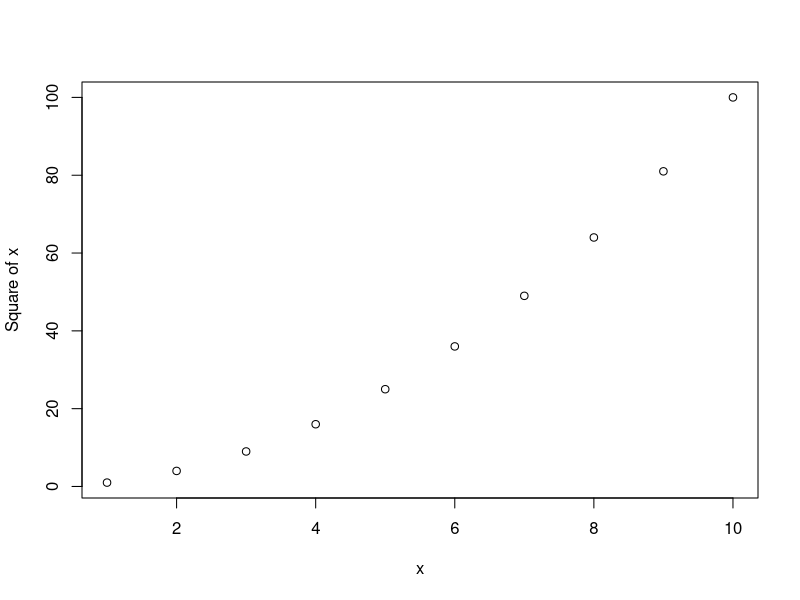
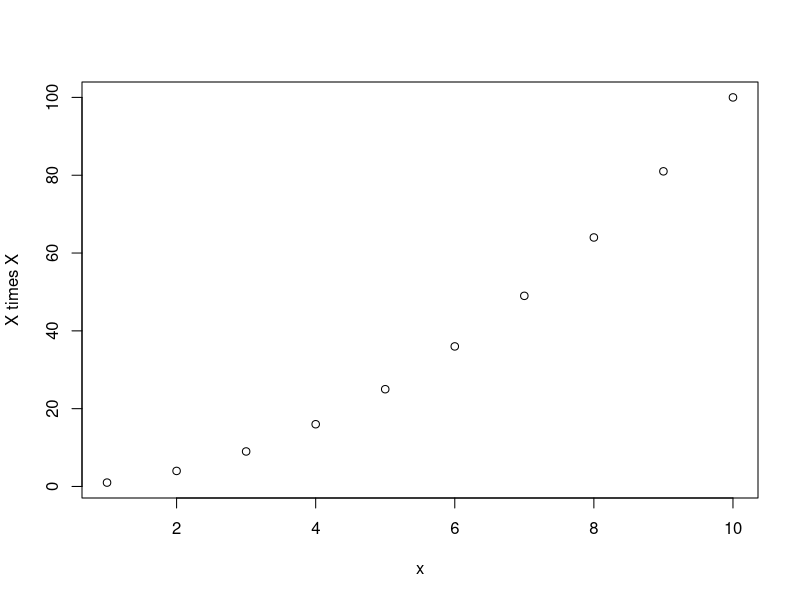
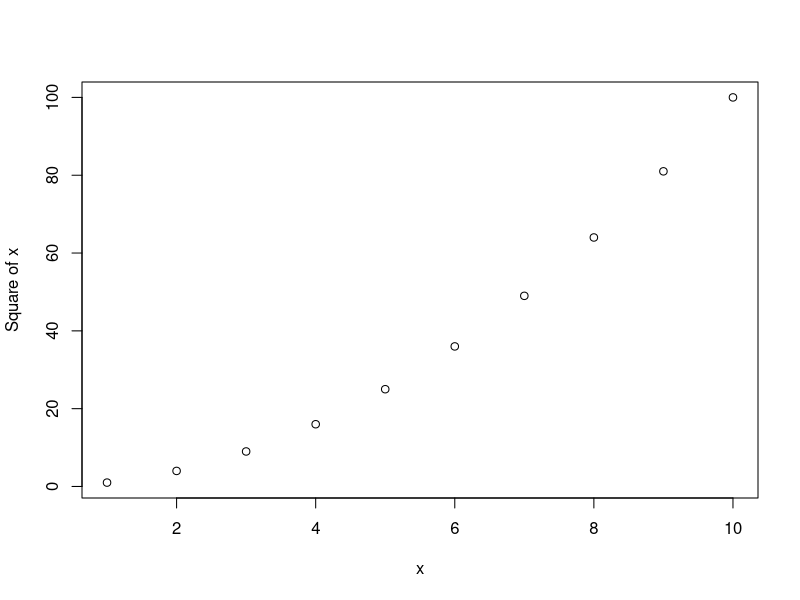
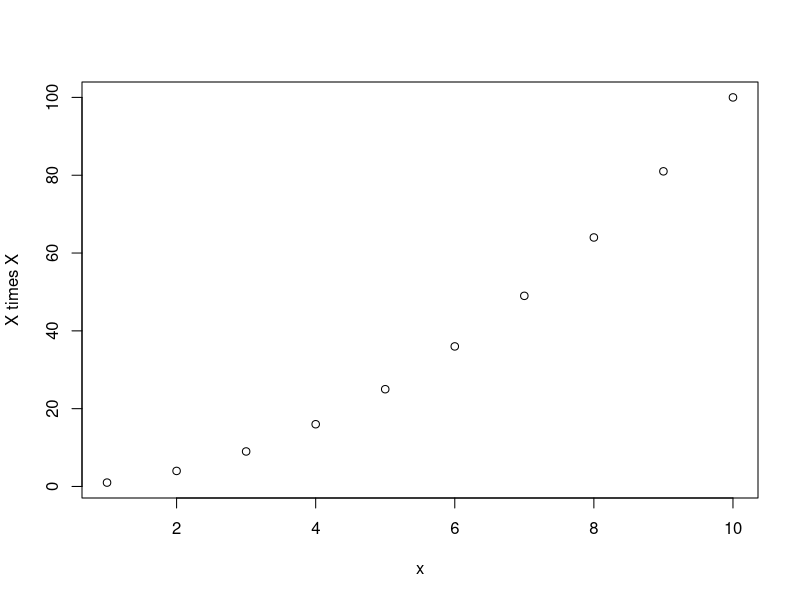
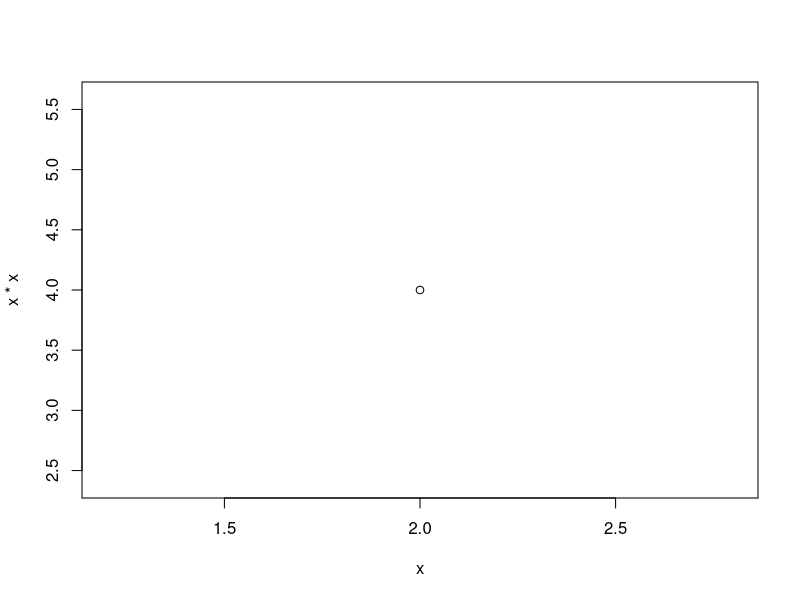
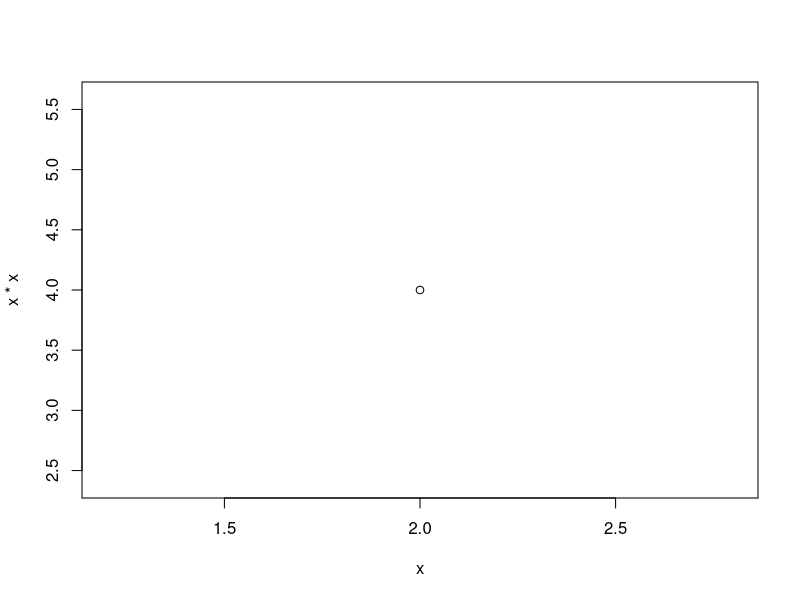
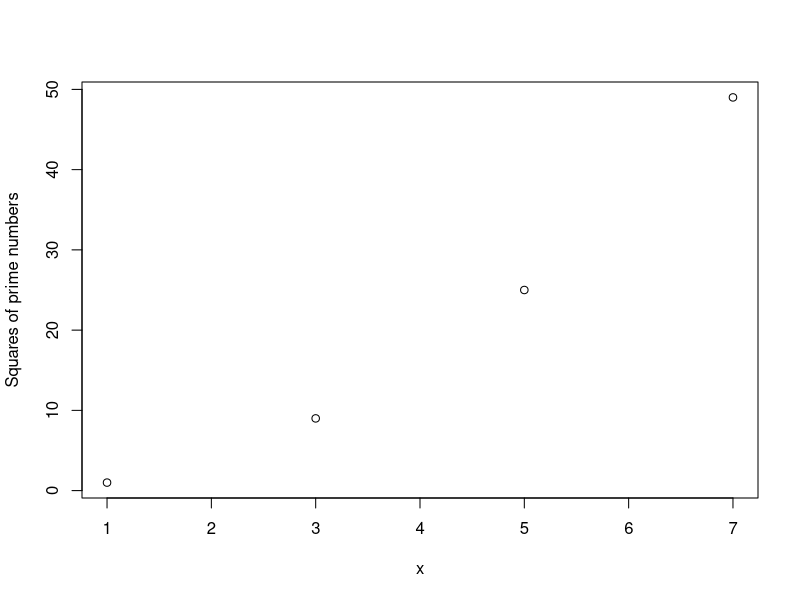
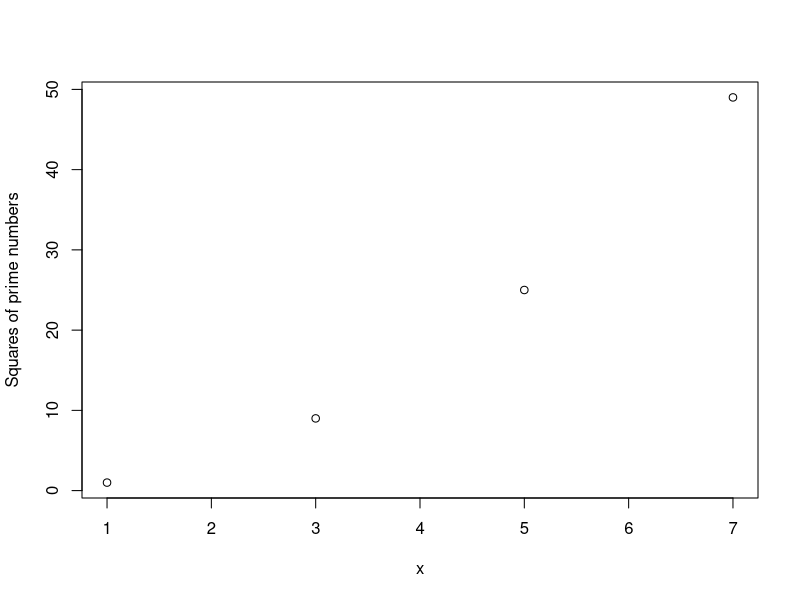

Write the R code that produced these figures, in order.
### R code from vignette source 'functions.Rnw'

###################################################
### code chunk number 1: functions.Rnw:3-4
###################################################
options(width=80)


###################################################
### code chunk number 2: functions.Rnw:24-25
###################################################
my_function_name <- function( argument )  statement


###################################################
### code chunk number 3: functions.Rnw:31-34
###################################################
mysq <- function( x ) {   # function name is mysq
	x*x      # the function will return the square of x
}


###################################################
### code chunk number 4: functions.Rnw:38-39
###################################################
mysq(2)


###################################################
### code chunk number 5: functions.Rnw:44-50
###################################################
mysq <- function( x ) {
	plot( x, x*x, ylab="Square of x")	  # plot x and x*x on the y axis
	return (x*x)   	# return the square of x
	}
	
mysq(1:10)	


###################################################
### code chunk number 6: functions.Rnw:57-65
###################################################
mysq <- function( x, yylab="Square of x" ) {   # default argument for the y-label

	plot( x, x*x, ylab=yylab)	
	return (x*x)   	

	}
	
mysq(1:10, yylab="X times X")	


###################################################
### code chunk number 7: functions.Rnw:69-70
###################################################
mysq(1:10)


###################################################
### code chunk number 8: functions.Rnw:76-84
###################################################
mysq <- function( x, yylab=NULL) {   # default arg is no value for the y-label, 

	plot( x, x*x, ylab=yylab)	# but you can specify it if you want to.
	return (x*x)   	

	}
	
mysq(1:10, yylab="X times X")	


###################################################
### code chunk number 9: functions.Rnw:90-92
###################################################
mysq(2)
mysq(x=2)


###################################################
### code chunk number 10: functions.Rnw:97-99
###################################################
mysq( c(1, 3, 5, 7), "Squares of prime numbers")
mysq( yylab = "Squares of prime numbers", x=c(1, 3, 5, 7))


###################################################
### code chunk number 11: functions.Rnw:107-112
###################################################
myfun <- function(x, y,  ...) {
	plot(x, y, ...)
	}

myfun( 1:10, sqrt(1:10), col="red", type="l")   # optional args color and line plot are passed to plot()


###################################################
### code chunk number 12: functions.Rnw:114-115
###################################################
myfun( 1:10, sqrt(1:10), cex=3)   # optional arg for point size passed to plot()


###################################################
### code chunk number 13: functions.Rnw:119-124
###################################################
query <- function( ... ) {
	paste( ... )
	}

query( "cat", "dog", "rabbit")	


###################################################
### code chunk number 14: functions.Rnw:128-136
###################################################
addlist <- function( ... ) {
	list( ... )
	}

metadat <- addlist ( dataset = "myeco", date="Jan 20, 2014")
metadat
dat <- addlist (ind=1:10, names=letters[1:10], eco=rnorm(10) )	
dat


###################################################
### code chunk number 15: functions.Rnw:145-152
###################################################
mysq <- function( x, yylab="Square of x" ) {   # default argument for the y-label

	plot( x, x*x, ylab=yylab)
	output <- list( input=x, output=x*x ) 	
	return (output)   	

	}


###################################################
### code chunk number 16: functions.Rnw:160-161
###################################################
summary


###################################################
### code chunk number 17: functions.Rnw:168-169
###################################################
methods('summary')


###################################################
### code chunk number 18: functions.Rnw:173-174
###################################################
summary.factor


###################################################
### code chunk number 19: functions.Rnw:184-191
###################################################
myfunc <- function( fattony, littlejimmy) {

	cannolis <- fattony*2 + littlejimmy
	return(cannolis)
}

myfunc( 5, 4 )


###################################################
### code chunk number 20: functions.Rnw:194-195 (eval = FALSE)
###################################################
## cannolis


###################################################
### code chunk number 21: functions.Rnw:202-210
###################################################
myfunc <- function( fattony, littlejimmy) {

	cannolis <- fattony*pi + littlejimmy+littlebit
	return( round(cannolis) )
}

littlebit <- 1
myfunc( 5, 4 )


###################################################
### code chunk number 22: functions.Rnw:220-221
###################################################
ls()


###################################################
### code chunk number 23: functions.Rnw:225-230
###################################################
mean <- function(...) {
	return ("dirty harry")
	}
	
mean( 1:10 )


###################################################
### code chunk number 24: functions.Rnw:235-236
###################################################
search()


###################################################
### code chunk number 25: functions.Rnw:242-244
###################################################
rm(mean)
mean(1:10)


